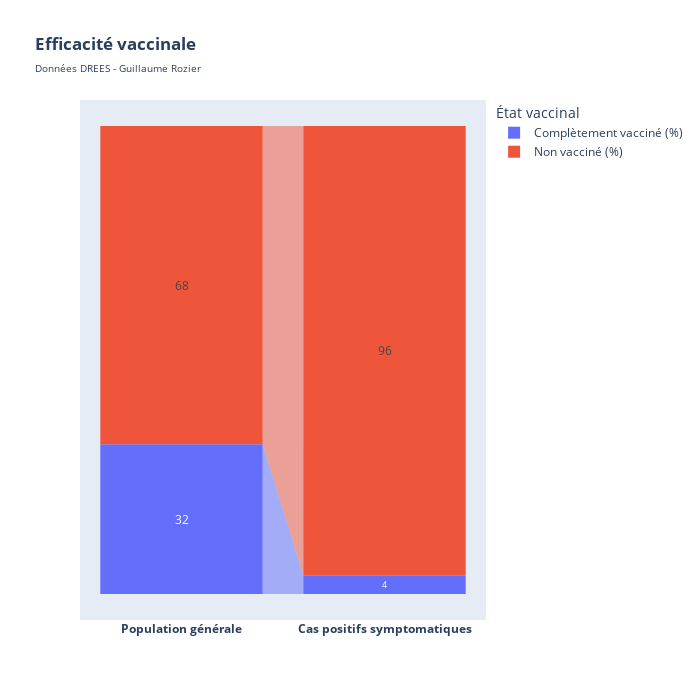

Here is the notebook cell this chart was saved with:
### Code cell
import plotly.express as px
import pandas as pd
stages = ["<b>Population générale</b>", "<b>Cas positifs symptomatiques</b>"]
df_mtl = pd.DataFrame(dict(number=[32, 4], stage=stages))
df_mtl['État vaccinal'] = 'Complètement vacciné (%)'
df_toronto = pd.DataFrame(dict(number=[68, 96], stage=stages))
df_toronto['État vaccinal'] = 'Non vacciné (%)'
df = pd.concat([df_mtl, df_toronto], axis=0)
fig = px.funnel(df, y='number', x='stage', color='État vaccinal', height=700, width=700, orientation="v", title="<b>Efficacité vaccinale</b><br><span style='font-size: 10px;'>Données DREES - Guillaume Rozier</span>")
fig.show()

### Figure 1 — Plotly figure (JSON) as saved in the notebook; plotly's stock layout.template omitted (floating-point values rounded to 4 significant figures)
{"data": [{"hoverlabel": {"namelength": 0}, "hovertemplate": "État vaccinal=Complètement vacciné (%)<br>stage=%{x}<br>number=%{y}", "legendgroup": "Complètement vacciné (%)", "marker": {"color": "#636efa"}, "name": "Complètement vacciné (%)", "orientation": "v", "showlegend": true, "type": "funnel", "x": ["<b>Population générale</b>", "<b>Cas positifs symptomatiques</b>"], "xaxis": "x", "y": [32, 4], "yaxis": "y"}, {"hoverlabel": {"namelength": 0}, "hovertemplate": "État vaccinal=Non vacciné (%)<br>stage=%{x}<br>number=%{y}", "legendgroup": "Non vacciné (%)", "marker": {"color": "#EF553B"}, "name": "Non vacciné (%)", "orientation": "v", "showlegend": true, "type": "funnel", "x": ["<b>Population générale</b>", "<b>Cas positifs symptomatiques</b>"], "xaxis": "x", "y": [68, 96], "yaxis": "y"}], "layout": {"height": 700, "legend": {"title": {"text": "État vaccinal"}, "tracegroupgap": 0}, "title": {"text": "<b>Efficacité vaccinale</b><br><span style='font-size: 10px;'>Données DREES - Guillaume Rozier</span>"}, "width": 700, "xaxis": {"anchor": "y", "domain": [0, 1]}, "yaxis": {"anchor": "x", "domain": [0, 1]}}}
